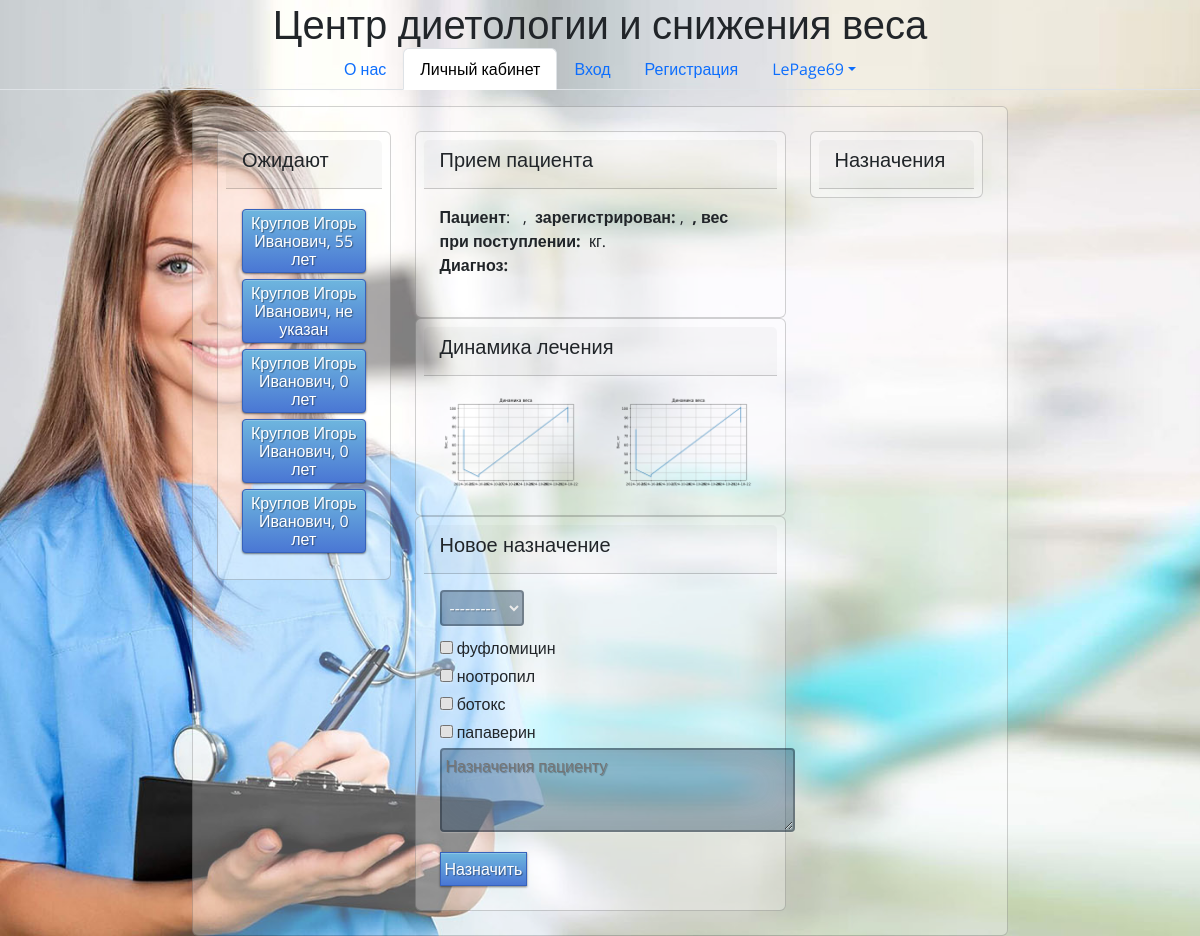
Before: /weight_control/dashboard/ (signed in) with the older database file.
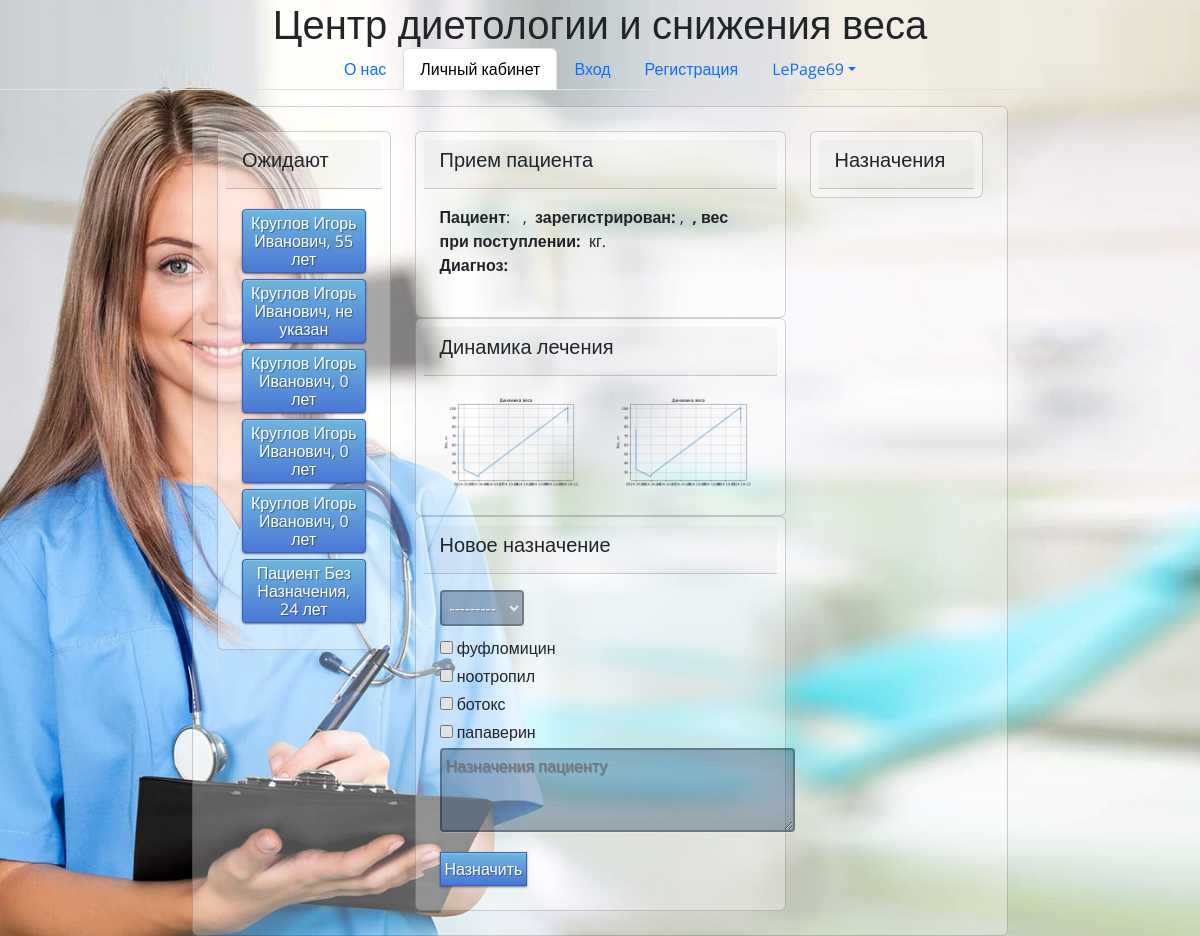
After: the same page with the newer database file.
### weight_control/models.py (models this page shows)
class Pacient_Profile(models.Model):
    user = models.OneToOneField(User, on_delete=models.PROTECT)
    family = models.CharField(max_length=50)
    first_name = models.CharField(max_length=50)
    second_name = models.CharField(max_length=50)
    phone_number = models.CharField(max_length=15)
    adress = models.CharField(max_length=100, unique=False, default="Адрес не указан")
    birth_date = models.DateField(null=True, blank=True)
    first_diagnos = models.TextField(unique=False)
    start_weight = models.DecimalField(max_digits=6, decimal_places=3, )
    gender = models.CharField(choices=CHOICE_GENDER, max_length=7, blank=False)
    registration_date = models.DateField(null=False, blank=False, default=date.today)
    email = models.CharField(max_length=50, blank=True, unique=False)
    doc_attached = models.ForeignKey(Doctor_Profile, on_delete=models.PROTECT, default=None, unique=False, blank=True, null=True)
    def calculate_age(self, birth_date):
        if  not birth_date:
            return 'не указан'
        else:
            today = date.today()
            return str(today.year - birth_date.year - ((today.month, today.day) < (birth_date.month, birth_date.day))) + ' лет'
    def __str__(self):
        return self.family + ' ' + self.first_name + ' ' + self.second_name + ', ' + self.calculate_age(self.birth_date)

### weight_control/views.py (the view, shortened to what this page needs)
# urls.py: path('weight_control/dashboard/', Dashboard.as_view(), name='dashboard'),
class Dashboard(My_View):
    def set_doctor_context(self):
        context = {}
        pacient_id = self.request.GET.get('pacient_id')
        if not pacient_id:
            pacient_id = '0'
        assign_form = Assignment_Form()
        context['assign_form'] = assign_form
        pacient_list = Pacient_Profile.objects.filter(doc_attached=self.get_profile())
        context['pacient_list'] = [
            {'pacient': x, 'class': 'btn-select', 'id': x.id}
            if x.id == int(pacient_id)
            else {'pacient': x, 'class': 'btn-primary', 'id': x.id}
            for x in pacient_list]
        return context
    def get(self, request):
        if self.auth_as_pacient():
            self.my_context = self.my_context | self.set_pacient_context()
            return render(self.request, 'dashboard_pacient.html',
                          self.my_context | MENU_DASHBOARD | MAIN_TITLE)
        elif self.auth_as_doctor():
            self.my_context = self.my_context | self.set_doctor_context()
            return render(self.request, 'dashboard_doctor.html',
                          self.my_context | MENU_DASHBOARD | MAIN_TITLE)
        return render(self.request, 'home_page.html', MENU | MAIN_TITLE)

### weight_control/models.py (called while the page is built)
    def __str__(self):
        return self.title

### weight_control/views.py (called while the page is built)
    def user_is_auth(self):
        if self.request.user.is_authenticated:
            return True
        return False

    def get_user_groups(self):
        if not self.request.user.groups.values():
            return []  # пользователь вне групп
        return [x['name'] for x in self.request.user.groups.values('name')]  # возвращвем списки имен групп пользователя

    def auth_as_pacient(self):
        if self.user_is_auth() and len(self.get_user_groups()) == 0:
            return True
        return False

    def auth_as_doctor(self):
        if self.user_is_auth() and 'врач' in self.get_user_groups():
            return True
        return False

    def get_profile(self, ):
        if self.auth_as_doctor():
            if Doctor_Profile.objects.filter(user__username=self.request.user).exists():
                return Doctor_Profile.objects.get(user__username=self.request.user)
            else:
                return None
        elif self.auth_as_pacient():
            if Pacient_Profile.objects.filter(user__username=self.request.user).exists():
                return Pacient_Profile.objects.get(user__username=self.request.user)
            else:
                return None
        return None

### weight_control/templates/dashboard_doctor.html (shortened to what this page needs)
{% extends "main_menu.html" %}
{% block head %}
{{ block.super }}
{% endblock %}
{% block header %}
{{ block.super }}
{% endblock %}
{% block menu %}
{{ block.super }}
{% endblock %}
{% block content %}
<div class="container mt-3 justify-content-center doc-container">
    <div class="card justify-content-center">
         <div class="card-body" >
            <div class="row">
                <div class="col-md-3">
                    <div class="card">
                    <div class="card-header"><h5>Ожидают</h5></div>
                    <div class="card-body">
                    {% for pacient in pacient_list%}
                       <a href="?pacient_id={{ pacient.id }}" class="btn {{ pacient.class }} ">{{ pacient.pacient }}</a>
                    {% endfor %}
                    </div>
                    </div>
                </div>
                <div class="col-md-6">
                    <div class="card">
                        <div class="card-header"><h5>Прием пациента</h5></div>
                            <div class="card-body">
                                <p class="text-small"><b>Пациент</b>:&nbsp;{{pacient.family}}&nbsp;{{pacient.first_name}}&nbsp;{{pacient.second_name}},&nbsp;
                                <b>зарегистрирован:</b>&nbsp;{{pacient.registration_date}},&nbsp;
                                <b>, вес при поступлении:</b>&nbsp;{{pacient.start_weight }} кг.<br>
                                <b>Диагноз:</b>&nbsp;{{pacient.first_diagnos}}&nbsp;
                                </p>
                            </div>
                    </div>
                     <div class="card">
                        <div class="card-header"><h5>Динамика лечения</h5></div>
                            <div class="card-body">
                                <div class="row">
                                    <div class="col-md-6">
                                        <img src="/static/media/graph_weight_1.png" width="100%">
                                    </div>
                                    <div class="col-md-6">
                                        <img src="/static/media/graph_weight_1.png" width="100%">
                                    </div>
                                </div>
                            </div>
                    </div>
                    <div class="card">
                        <div class="card-header"><h5>Новое назначение</h5></div>
                        <div class="card-body">
                            <form method="post">
                                {{assign_form.diets}}
                                {{assign_form.preparats_list}}
                                {{assign_form.description}}
                                <br>
                                <button type="submit" class="btn-primary">Назначить</button>
                            </form>
                        </div>
                    </div>
                </div>
                <div class="col-md-3">
                    <div class="card">
                        <div class="card-header"><h5>Назначения</h5></div>
                    </div>
                </div>
            </div>
         </div>
    </div>
</div>
{% endblock %}

### weight_control/templates/main_menu.html (shortened to what this page needs)
{% load static %}
<!DOCTYPE html>
<html lang="ru">
{% block head %}
<head>
    <link href="https://cdn.jsdelivr.net/npm/bootstrap@5.3.3/dist/css/bootstrap.min.css" rel="stylesheet">
    <link rel="stylesheet" href='{% static "/my_style.css" %}'>
</head>
{% endblock %}
<body >
{% block header %}
<h1 class="nav justify-content-center">{{ title }}</h1>
{% endblock %}
{% block menu %}
<ul class="nav nav-tabs justify-content-center">
{% for str_ in menu %}
    <li class="nav-item">
        <a class="nav-link {{str_.class}}" href="{{str_.href}}" >{{str_.menu}}</a>
    </li>
{% endfor %}
    {% if user.is_authenticated %}
    <li class="nav-item dropdown">
        <a class="nav-link dropdown-toggle" data-bs-toggle="dropdown" href="#" role="button" aria-expanded="false">{{ user }}</a>
    </li>
    {% endif%}
</ul>
{% endblock %}
{% block content %}
{% endblock %}
</body>
</html>

### static/my_style.css (style rules this page uses)
.btn { display: inline-block; *display: inline; *zoom: 1; padding: 4px 10px 4px; margin-bottom: 2px; font-size: 16px; line-height: 18px; color: #333333; text-align: center;text-shadow: 0 1px 1px rgba(255, 255, 255, 0.75); vertical-align: middle; background-color: #f5f5f5; background-image: -moz-linear-gradient(top, #ffffff, #e6e6e6); background-image: -ms-linear-gradient(top, #ffffff, #e6e6e6); background-image: -webkit-gradient(linear, 0 0, 0 100%, from(#ffffff), to(#e6e6e6)); background-image: -webkit-linear-gradient(top, #ffffff, #e6e6e6); background-image: -o-linear-gradient(top, #ffffff, #e6e6e6); background-image: linear-gradient(top, #ffffff, #e6e6e6); background-repeat: repeat-x; filter: progid:dximagetransform.microsoft.gradient(startColorstr=#ffffff, endColorstr=#e6e6e6, GradientType=0); border-color: #e6e6e6 #e6e6e6 #e6e6e6; border-color: rgba(0, 0, 0, 0.1) rgba(0, 0, 0, 0.1) rgba(0, 0, 0, 0.25); border: 1px solid #e6e6e6; -webkit-border-radius: 4px; -moz-border-radius: 4px; border-radius: 4px; -webkit-box-shadow: inset 0 1px 0 rgba(255, 255, 255, 0.2), 0 1px 2px rgba(0, 0, 0, 0.05); -moz-box-shadow: inset 0 1px 0 rgba(255, 255, 255, 0.2), 0 1px 2px rgba(0, 0, 0, 0.05); box-shadow: inset 0 1px 0 rgba(255, 255, 255, 0.2), 0 1px 2px rgba(0, 0, 0, 0.05); cursor: pointer; *margin-left: .3em; }
.btn-primary, .btn-primary:hover { text-shadow: 0 -1px 0 rgba(0, 0, 0, 0.25); color: #ffffff; font-size: 16px; }
.btn-primary { margin-top: 4px; padding: 4px; background-color: #4a77d4; background-image: -moz-linear-gradient(top, #6eb6de, #4a77d4); background-image: -ms-linear-gradient(top, #6eb6de, #4a77d4); background-image: -webkit-gradient(linear, 0 0, 0 100%, from(#6eb6de), to(#4a77d4)); background-image: -webkit-linear-gradient(top, #6eb6de, #4a77d4); background-image: -o-linear-gradient(top, #6eb6de, #4a77d4); background-image: linear-gradient(top, #6eb6de, #4a77d4); background-repeat: repeat-x; filter: progid:dximagetransform.microsoft.gradient(startColorstr=#6eb6de, endColorstr=#4a77d4, GradientType=0); border: 1px solid #3762bc; text-shadow: 1px 1px 1px rgba(0,0,0,0.4); box-shadow: inset 0 1px 0 rgba(255, 255, 255, 0.2), 0 1px 2px rgba(0, 0, 0, 0.5); }
* { -webkit-box-sizing:border-box; -moz-box-sizing:border-box; -ms-box-sizing:border-box; -o-box-sizing:border-box; box-sizing:border-box; }
html { background-image: url('/static/8.jpg'); background-repeat: no-repeat; background-position: left top; background-attachment: fixed; -webkit-background-size: cover; -moz-background-size: cover; -o-background-size: cover; background-size: cover; }
body { width: 100%; height:100%; font-family: 'Open Sans', sans-serif; background-color: rgba(255,255,255,0); filter: progid:DXImageTransform.Microsoft.gradient( startColorstr='#3E1D6D', endColorstr='#092756',GradientType=1 ); }
input { margin-bottom: 10px; background: rgba(0,50,100,0.3); border: none; outline: none; padding: 4px; font-size: 16px; color: #fff; text-shadow: 1px 1px 1px rgba(0,0,0,0.3); border: 2px solid rgba(0,0,0,0.3); border-radius: 4px; box-shadow: inset 0 -5px 45px rgba(100,100,100,0.2), 0 1px 1px rgba(255,255,255,0.2); -webkit-transition: box-shadow .5s ease; -moz-transition: box-shadow .5s ease; -o-transition: box-shadow .5s ease; -ms-transition: box-shadow .5s ease; transition: box-shadow .5s ease; }
textarea { margin-bottom: 10px; background: rgba(0,50,100,0.3); border: none; outline: none; padding: 4px; font-size: 16px; color: #fff; text-shadow: 1px 1px 1px rgba(0,0,0,0.3); border: 2px solid rgba(0,0,0,0.3); border-radius: 4px; box-shadow: inset 0 -5px 45px rgba(100,100,100,0.2), 0 1px 1px rgba(255,255,255,0.2); -webkit-transition: box-shadow .5s ease; -moz-transition: box-shadow .5s ease; -o-transition: box-shadow .5s ease; -ms-transition: box-shadow .5s ease; transition: box-shadow .5s ease; }
select { margin-bottom: 10px; background: rgba(0,50,100,0.3); border: none; outline: none; padding: 4px; font-size: 16px; color: #fff; text-shadow: 1px 1px 1px rgba(0,0,0,0.3); border: 2px solid rgba(0,0,0,0.3); border-radius: 4px; box-shadow: inset 0 -5px 45px rgba(100,100,100,0.2), 0 1px 1px rgba(255,255,255,0.2); -webkit-transition: box-shadow .5s ease; -moz-transition: box-shadow .5s ease; -o-transition: box-shadow .5s ease; -ms-transition: box-shadow .5s ease; transition: box-shadow .5s ease; }
.card { width: 100%; padding: 8px 8px; background: rgba(255,255,255,0.3); }
.doc-container { width: 70%; }

Changed rows visible on the page:
added Pacient_Profile: pacient "Пациент Без Назначения, 24 лет"
